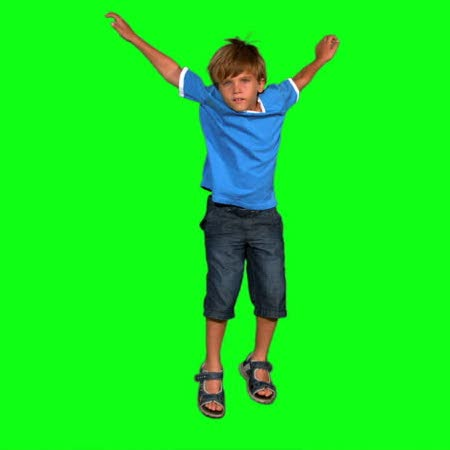
#> input picture 5.1/kid-green.jpg, 450 x 450 px, found by its file name
$ python image_open.py
#> lines starting #> are read from the running program, lines starting #| are printed output that depends on the picture
from PIL import Image


def is_green(r, g, b):
    if 0 <= r <= 125 and 125 <= g <= 255 and 0 <= b <= 125:
        return True
    return False

image_green = Image.open("5.1/kid-green.jpg").load()
image_beach = Image.open("5.1/beach.jpg").load()
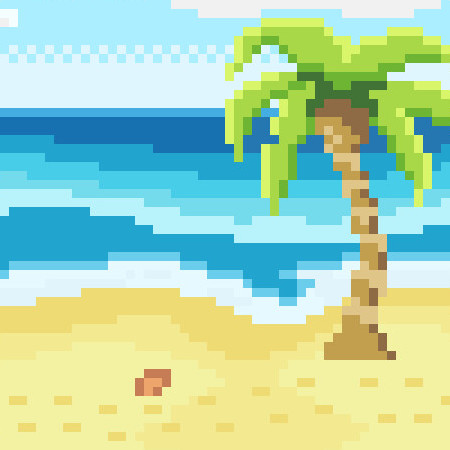
#> input picture 5.1/beach.jpg, 450 x 450 px, found by its file name

image_output = Image.open("5.1/kid-green.jpg")
#> image_output is the input picture: PIL image 450x450 RGB; mean R, G, B 23.4, 232.5, 32.8

width = image_output.width
#> width = 450
height = image_output.height
#> height = 450

for i in range(width):
    for j in range(height):
        im_r = image_green[i, j][0]
        im_g = image_green[i, j][1]
        im_b = image_green[i, j][2]

        if is_green(im_r, im_g, im_b):
            beach = image_beach[i, j]
            xy = (i, j)
            image_output.putpixel(xy, beach)
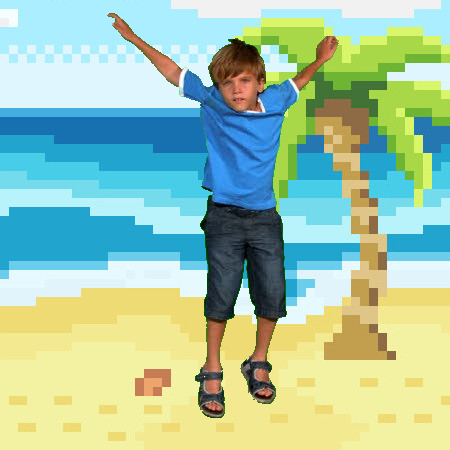
#> image_output: PIL image 450x450 RGB; mean R, G, B 162.7, 198.3, 170.5
image_output.save("output.png", "png")
